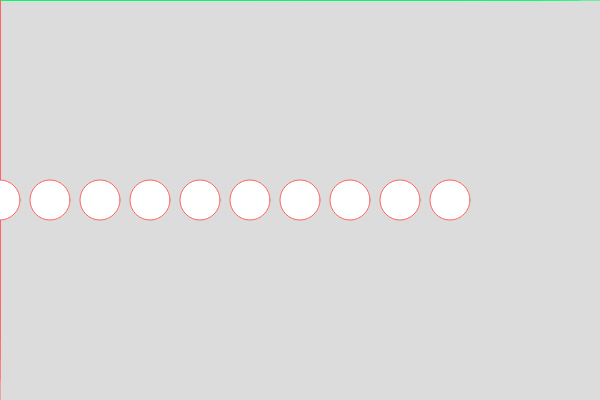
Frame 1 (no input)
Frame 60 (no input): identical to frame 1, image omitted
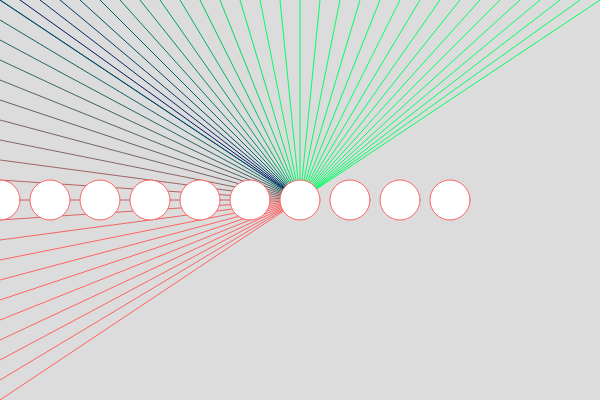
Frame 120 (the mouse pressed at the canvas centre since frame 60)

The p5.js sketch that drew these frames (run headless with seeded random() and noise() and a simulated clock; from frame 60 on, the mouse is pressed at the canvas centre):

// p5.js sketch
// ── sketch.js
function setup() {
  createCanvas(600, 400);
}

function draw() {
  background(220);

  /*line(mouseX, mouseY, 0, 0);
  line(mouseX, mouseY, 20, 0);
  line(mouseX, mouseY, 40, 0);
  line(mouseX, mouseY, 60, 0);
  line(mouseX, mouseY, 80, 0);
  line(mouseX, mouseY, 100, 0);
  line(mouseX, mouseY, 120, 0);*/

  // WHILE Schleife
  // while (CONDITION) { CODEBLOCK }
  // solange die CONDITION erfüllt ist, 
  // führe den CODEBLOCK immer wieder aus, 
  // bis die CONDITION nicht mehr erfüllt ist.
  // Dann gehe weiter im Programm ...

  let xPos = 0;
  while(xPos <= width){
    stroke(0, xPos, 100);
    line(mouseX, mouseY, xPos, 0);
    // zaehle xPos jedes mal um 20 hoch, 
    // damit die Bedingung nach x wiederholungen
    // nicht mehr erfüllt ist und die while schleife
    // beendet wird.
    xPos = xPos + 20;
  }

  // COUTERDEFINITION
  let yPos = 0;

  //    CONDITION
  while(yPos <= height){
    stroke(yPos, 100, 100);
    line(mouseX, mouseY, 0, yPos);
    // INCREMENTOR
    yPos = yPos + 20;
  }


  // FOR-LOOP
  // for(COUNTERDEFINITION; CONDITION; INCREMETOR) { CODEBLOCK }
  for(let counter = 0; counter < 10; counter = counter + 1){
    ellipse(counter * 50, height/2, 40, 40);
  }

  //for(let i = 0; i<10; i++){}




}
